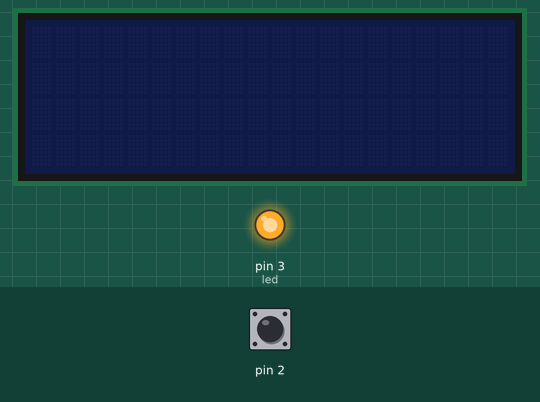
Simulated run of this sketch. Board: Arduino Uno, built with avr-gcc and run on an emulated ATmega328P. On the bench: 20×4 character LCD, output pins drawn as LEDs (lit = HIGH). Dashed ring = blinking. The inputs (shaded band) are chosen by the test bench; at power-on: pin 2 HIGH. EEPROM starts erased; what the sketch prints to the serial monitor is not drawn.

Above: at 1.2 s.
1.3 s: pin 2 pulsed LOW 5 times (0.12 s each, 0.3 s apart)
At 2.49 s:
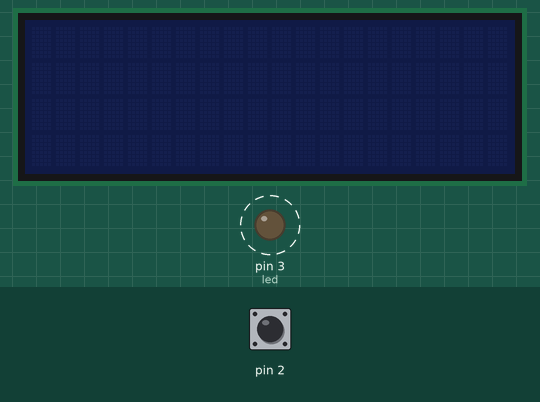
4.3 s: pin 2 pulled LOW for 0.15 s
At 4.9 s:
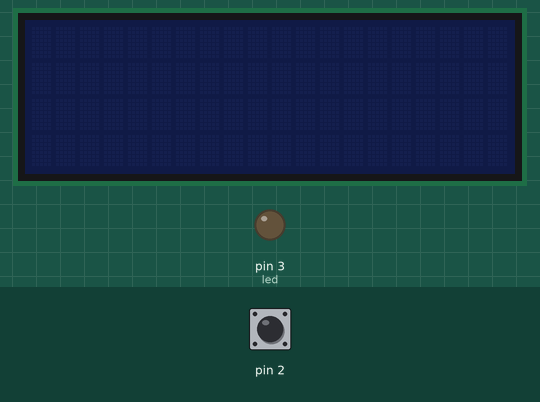
5.9 s: pin 2 pulled LOW for 1 s
At 7.3 s:
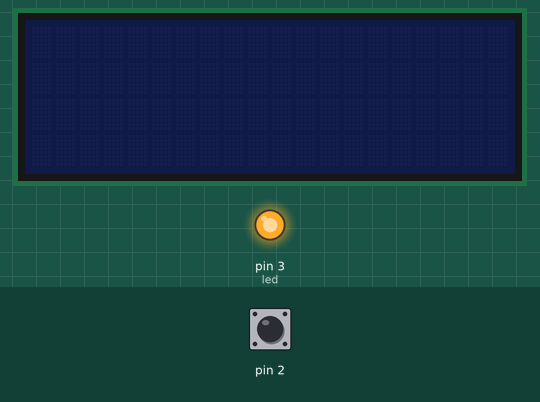
Timing chart, 0 to 8.9 s (numbered marks = the images above; inputs shaded):
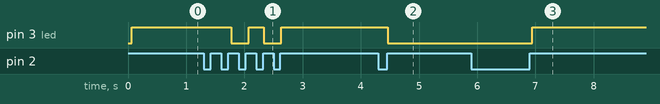

Measured:
- after the input at 1.3 s, pin 3 (led): alternates HIGH for 0.25 s and LOW for 0.31 s, 4 changes in all, then stays HIGH, starting after 0.47 s
- after the input at 4.3 s, pin 3 (led): HIGH → LOW after 0.17 s
- after the input at 5.9 s, pin 3 (led): LOW → HIGH after 1.0 s

The sketch:

sketch_aug22a.ino
```cpp
#define ON LOW
#define OFF !ON
#include <LiquidCrystal_I2C.h>
#include <EEPROM.h>
LiquidCrystal_I2C lcd(0x20,20,4);


byte led = 3;
byte pb = 2;
byte pb2 = 4;
void setup() {
  Serial.begin(9600);
  pinMode(2,INPUT_PULLUP);
  pinMode(3,OUTPUT);
    pinMode(4,INPUT_PULLUP);
  lcd.init();
}

long waktu =0;
long tbounce =0;
byte sbounce = 50;
bool statepb=OFF;
bool statepb2=OFF;
bool stateled=0;
void loop() {
  Serial.println(EEPROM.read(0));
  bt(pb);
 lcd.setCursor(0,0);
 digitalWrite(led,EEPROM.read(0));
}
void bt(int apb){

    waktu = millis();
    if(waktu - tbounce >= sbounce){
      statepb=digitalRead(apb);
      if(statepb != statepb2){
        if(statepb == 1){
      stateled = !stateled;
EEPROM.write(0,stateled);
        }
    }
    statepb2 = statepb;
    tbounce = waktu;
  }
}
```
